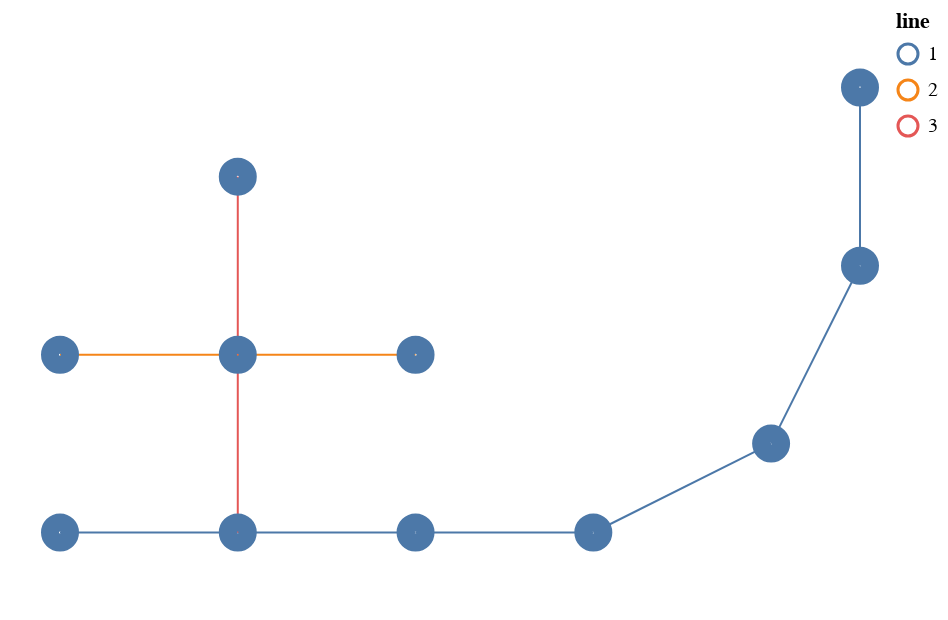

The cell this chart's notebook holds for it:
### Code cell
dataset = MetroDataset(CONFIG.lines, init_nb=20, multiplicative_noise = 0.1, additive_noise = 0.1)
num_nodes = dataset.cg.num_nodes()
dataset.cg.altair_graph(dataset.cg.graph, 10)

### Figure 1 — Vega-Lite specification as saved in the notebook (floating-point values rounded to 4 significant figures)
{"config": {"view": {"continuousWidth": 400, "continuousHeight": 300}}, "layer": [{"data": {"name": "data-b11d9738cd9d38cf607b5117656f3004"}, "mark": {"type": "geoshape", "filled": false}, "encoding": {"color": {"field": "line", "type": "nominal"}, "size": {"field": "weight", "type": "quantitative"}}}, {"data": {"name": "data-bbd0c593ad1b441fce4aa0c07f409180"}, "mark": {"type": "geoshape", "filled": false, "strokeWidth": 10}}], "$schema": "https://vega.github.io/schema/vega-lite/v4.17.0.json", "datasets": {"data-b11d9738cd9d38cf607b5117656f3004": [{"weight": 0.3, "line": 1, "type": "Feature", "geometry": {"type": "LineString", "coordinates": [[0.0, 0.0], [2.0, 0.0]]}}, {"weight": 0.3, "line": 1, "type": "Feature", "geometry": {"type": "LineString", "coordinates": [[2.0, 0.0], [4.0, 0.0]]}}, {"weight": 0.2, "line": 3, "type": "Feature", "geometry": {"type": "LineString", "coordinates": [[2.0, 0.0], [2.0, 2.0]]}}, {"weight": 0.3, "line": 1, "type": "Feature", "geometry": {"type": "LineString", "coordinates": [[4.0, 0.0], [6.0, 0.0]]}}, {"weight": 0.3, "line": 1, "type": "Feature", "geometry": {"type": "LineString", "coordinates": [[6.0, 0.0], [8.0, 1.0]]}}, {"weight": 0.3, "line": 1, "type": "Feature", "geometry": {"type": "LineString", "coordinates": [[8.0, 1.0], [9.0, 3.0]]}}, {"weight": 0.3, "line": 1, "type": "Feature", "geometry": {"type": "LineString", "coordinates": [[9.0, 3.0], [9.0, 5.0]]}}, {"weight": 0.3, "line": 2, "type": "Feature", "geometry": {"type": "LineString", "coordinates": [[0.0, 2.0], [2.0, 2.0]]}}, {"weight": 0.3, "line": 2, "type": "Feature", "geometry": {"type": "LineString", "coordinates": [[2.0, 2.0], [4.0, 2.0]]}}, {"weight": 0.2, "line": 3, "type": "Feature", "geometry": {"type": "LineString", "coordinates": [[2.0, 2.0], [2.0, 4.0]]}}], "data-bbd0c593ad1b441fce4aa0c07f409180": [{"station": 0, "side": 0, "line": 0, "contraction": {"7": {"station": 0, "side": 1, "line": 1}, "8": {"station": 0, "side": -1, "line": 1}}, "nodeID": 0, "type": "Feature", "geometry": {"type": "Point", "coordinates": [0.0, 0.0]}}, {"station": 2, "side": 0, "line": 0, "contraction": {"9": {"station": 2, "side": 1, "line": 1}, "10": {"station": 2, "side": -1, "line": 1}, "35": {"station": 2, "side": 1, "line": 3}, "36": {"station": 2, "side": -1, "line": 3}}, "nodeID": 1, "type": "Feature", "geometry": {"type": "Point", "coordinates": [2.0, 0.0]}}, {"station": 4, "side": 0, "line": 0, "contraction": {"11": {"station": 4, "side": 1, "line": 1}, "12": {"station": 4, "side": -1, "line": 1}}, "nodeID": 2, "type": "Feature", "geometry": {"type": "Point", "coordinates": [4.0, 0.0]}}, {"station": 6, "side": 0, "line": 0, "contraction": {"13": {"station": 6, "side": 1, "line": 1}, "14": {"station": 6, "side": -1, "line": 1}}, "nodeID": 3, "type": "Feature", "geometry": {"type": "Point", "coordinates": [6.0, 0.0]}}, {"station": 18, "side": 0, "line": 0, "contraction": {"15": {"station": 18, "side": 1, "line": 1}, "16": {"station": 18, "side": -1, "line": 1}}, "nodeID": 4, "type": "Feature", "geometry": {"type": "Point", "coordinates": [8.0, 1.0]}}, {"station": 39, "side": 0, "line": 0, "contraction": {"17": {"station": 39, "side": 1, "line": 1}, "18": {"station": 39, "side": -1, "line": 1}}, "nodeID": 5, "type": "Feature", "geometry": {"type": "Point", "coordinates": [9.0, 3.0]}}, {"station": 59, "side": 0, "line": 0, "contraction": {"19": {"station": 59, "side": 1, "line": 1}, "20": {"station": 59, "side": -1, "line": 1}}, "nodeID": 6, "type": "Feature", "geometry": {"type": "Point", "coordinates": [9.0, 5.0]}}, {"station": 20, "side": 0, "line": 0, "contraction": {"24": {"station": 20, "side": 1, "line": 2}, "25": {"station": 20, "side": -1, "line": 2}}, "nodeID": 7, "type": "Feature", "geometry": {"type": "Point", "coordinates": [0.0, 2.0]}}, {"station": 22, "side": 0, "line": 0, "contraction": {"26": {"station": 22, "side": 1, "line": 2}, "27": {"station": 22, "side": -1, "line": 2}, "33": {"station": 22, "side": 1, "line": 3}, "34": {"station": 22, "side": -1, "line": 3}}, "nodeID": 8, "type": "Feature", "geometry": {"type": "Point", "coordinates": [2.0, 2.0]}}, {"station": 24, "side": 0, "line": 0, "contraction": {"28": {"station": 24, "side": 1, "line": 2}, "29": {"station": 24, "side": -1, "line": 2}}, "nodeID": 9, "type": "Feature", "geometry": {"type": "Point", "coordinates": [4.0, 2.0]}}, {"station": 42, "side": 0, "line": 0, "contraction": {"31": {"station": 42, "side": 1, "line": 3}, "32": {"station": 42, "side": -1, "line": 3}}, "nodeID": 10, "type": "Feature", "geometry": {"type": "Point", "coordinates": [2.0, 4.0]}}]}}
